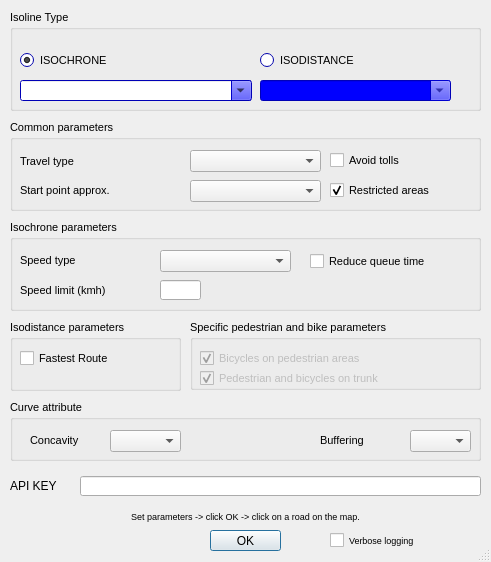
<?xml version="1.0" encoding="UTF-8"?>
<ui version="4.0">
 <author>Maurizio Moscati</author>
 <class>iso4appDialogBase</class>
 <widget class="QDialog" name="iso4appDialogBase">
  <property name="geometry">
   <rect>
    <x>0</x>
    <y>0</y>
    <width>491</width>
    <height>562</height>
   </rect>
  </property>
  <property name="sizePolicy">
   <sizepolicy hsizetype="Fixed" vsizetype="Fixed">
    <horstretch>0</horstretch>
    <verstretch>0</verstretch>
   </sizepolicy>
  </property>
  <property name="windowTitle">
   <string>Iso4app parameters</string>
  </property>
  <property name="autoFillBackground">
   <bool>false</bool>
  </property>
  <property name="sizeGripEnabled">
   <bool>true</bool>
  </property>
  <property name="modal">
   <bool>true</bool>
  </property>
  <widget class="QGroupBox" name="groupBox_3">
   <property name="geometry">
    <rect>
     <x>10</x>
     <y>120</y>
     <width>471</width>
     <height>91</height>
    </rect>
   </property>
   <property name="font">
    <font>
     <family>Arial</family>
     <pointsize>8</pointsize>
     <weight>50</weight>
     <italic>false</italic>
     <bold>false</bold>
    </font>
   </property>
   <property name="styleSheet">
    <string notr="true">font: 8pt &quot;Arial&quot;;</string>
   </property>
   <property name="title">
    <string>Common parameters</string>
   </property>
   <widget class="QComboBox" name="comboTravelType">
    <property name="geometry">
     <rect>
      <x>180</x>
      <y>30</y>
      <width>131</width>
      <height>22</height>
     </rect>
    </property>
    <property name="toolTip">
     <string>select the travel type</string>
    </property>
   </widget>
   <widget class="QLabel" name="label">
    <property name="geometry">
     <rect>
      <x>10</x>
      <y>33</y>
      <width>151</width>
      <height>16</height>
     </rect>
    </property>
    <property name="font">
     <font>
      <family>Arial</family>
     </font>
    </property>
    <property name="text">
     <string>Travel type</string>
    </property>
   </widget>
   <widget class="QLabel" name="label_2">
    <property name="geometry">
     <rect>
      <x>10</x>
      <y>62</y>
      <width>171</width>
      <height>16</height>
     </rect>
    </property>
    <property name="font">
     <font>
      <family>Arial</family>
      <pointsize>8</pointsize>
      <weight>50</weight>
      <italic>false</italic>
      <bold>false</bold>
     </font>
    </property>
    <property name="text">
     <string>Start point approx.</string>
    </property>
   </widget>
   <widget class="QComboBox" name="comboApprox">
    <property name="geometry">
     <rect>
      <x>180</x>
      <y>60</y>
      <width>131</width>
      <height>22</height>
     </rect>
    </property>
   </widget>
   <widget class="QCheckBox" name="checkBoxAvoidTolls">
    <property name="geometry">
     <rect>
      <x>320</x>
      <y>32</y>
      <width>121</width>
      <height>16</height>
     </rect>
    </property>
    <property name="font">
     <font>
      <family>Arial</family>
     </font>
    </property>
    <property name="text">
     <string>Avoid tolls</string>
    </property>
   </widget>
   <widget class="QCheckBox" name="checkBoxRestrictedArea">
    <property name="geometry">
     <rect>
      <x>320</x>
      <y>62</y>
      <width>161</width>
      <height>16</height>
     </rect>
    </property>
    <property name="font">
     <font>
      <family>Arial</family>
     </font>
    </property>
    <property name="text">
     <string>Restricted areas</string>
    </property>
    <property name="checked">
     <bool>true</bool>
    </property>
   </widget>
  </widget>
  <widget class="QGroupBox" name="groupBox_4">
   <property name="geometry">
    <rect>
     <x>10</x>
     <y>400</y>
     <width>471</width>
     <height>61</height>
    </rect>
   </property>
   <property name="font">
    <font>
     <family>Arial</family>
     <pointsize>8</pointsize>
     <weight>50</weight>
     <italic>false</italic>
     <bold>false</bold>
    </font>
   </property>
   <property name="styleSheet">
    <string notr="true">font: 8pt &quot;Arial&quot;;</string>
   </property>
   <property name="title">
    <string>Curve attribute</string>
   </property>
   <widget class="QLabel" name="label_3">
    <property name="geometry">
     <rect>
      <x>20</x>
      <y>32</y>
      <width>71</width>
      <height>16</height>
     </rect>
    </property>
    <property name="text">
     <string>Concavity</string>
    </property>
   </widget>
   <widget class="QComboBox" name="comboConcavity">
    <property name="geometry">
     <rect>
      <x>100</x>
      <y>30</y>
      <width>71</width>
      <height>22</height>
     </rect>
    </property>
   </widget>
   <widget class="QLabel" name="label_4">
    <property name="geometry">
     <rect>
      <x>310</x>
      <y>32</y>
      <width>71</width>
      <height>16</height>
     </rect>
    </property>
    <property name="text">
     <string>Buffering</string>
    </property>
   </widget>
   <widget class="QComboBox" name="comboBuffering">
    <property name="geometry">
     <rect>
      <x>400</x>
      <y>30</y>
      <width>61</width>
      <height>22</height>
     </rect>
    </property>
   </widget>
  </widget>
  <widget class="QGroupBox" name="groupBoxIsochroneParams">
   <property name="geometry">
    <rect>
     <x>10</x>
     <y>220</y>
     <width>471</width>
     <height>91</height>
    </rect>
   </property>
   <property name="font">
    <font>
     <family>Arial</family>
     <pointsize>8</pointsize>
     <weight>50</weight>
     <italic>false</italic>
     <bold>false</bold>
    </font>
   </property>
   <property name="styleSheet">
    <string notr="true">font: 8pt &quot;Arial&quot;;</string>
   </property>
   <property name="title">
    <string>Isochrone parameters</string>
   </property>
   <widget class="QLabel" name="label_5">
    <property name="geometry">
     <rect>
      <x>10</x>
      <y>32</y>
      <width>121</width>
      <height>16</height>
     </rect>
    </property>
    <property name="font">
     <font>
      <family>Arial</family>
      <pointsize>8</pointsize>
      <weight>50</weight>
      <italic>false</italic>
      <bold>false</bold>
     </font>
    </property>
    <property name="text">
     <string>Speed type</string>
    </property>
   </widget>
   <widget class="QComboBox" name="comboSpeedType">
    <property name="geometry">
     <rect>
      <x>150</x>
      <y>30</y>
      <width>131</width>
      <height>22</height>
     </rect>
    </property>
    <property name="font">
     <font>
      <family>Arial</family>
      <pointsize>8</pointsize>
      <weight>50</weight>
      <italic>false</italic>
      <bold>false</bold>
     </font>
    </property>
   </widget>
   <widget class="QLabel" name="label_6">
    <property name="geometry">
     <rect>
      <x>10</x>
      <y>62</y>
      <width>141</width>
      <height>16</height>
     </rect>
    </property>
    <property name="font">
     <font>
      <family>Arial</family>
      <pointsize>8</pointsize>
      <weight>50</weight>
      <italic>false</italic>
      <bold>false</bold>
     </font>
    </property>
    <property name="text">
     <string>Speed limit (kmh)</string>
    </property>
   </widget>
   <widget class="QLineEdit" name="lineSpeed">
    <property name="geometry">
     <rect>
      <x>150</x>
      <y>60</y>
      <width>41</width>
      <height>20</height>
     </rect>
    </property>
    <property name="font">
     <font>
      <family>Arial</family>
      <pointsize>8</pointsize>
      <weight>50</weight>
      <italic>false</italic>
      <bold>false</bold>
     </font>
    </property>
   </widget>
   <widget class="QCheckBox" name="checkBoxReduceQueueTime">
    <property name="geometry">
     <rect>
      <x>300</x>
      <y>31</y>
      <width>171</width>
      <height>20</height>
     </rect>
    </property>
    <property name="font">
     <font>
      <family>Arial</family>
      <pointsize>8</pointsize>
      <weight>50</weight>
      <italic>false</italic>
      <bold>false</bold>
     </font>
    </property>
    <property name="text">
     <string>Reduce queue time</string>
    </property>
   </widget>
   <widget class="QLabel" name="labelInfo">
    <property name="geometry">
     <rect>
      <x>200</x>
      <y>60</y>
      <width>261</width>
      <height>21</height>
     </rect>
    </property>
    <property name="font">
     <font>
      <family>Arial</family>
      <pointsize>8</pointsize>
      <weight>50</weight>
      <italic>false</italic>
      <bold>false</bold>
     </font>
    </property>
    <property name="styleSheet">
     <string notr="true">color: rgb(255, 85, 0);</string>
    </property>
    <property name="text">
     <string/>
    </property>
    <property name="alignment">
     <set>Qt::AlignLeading|Qt::AlignLeft|Qt::AlignTop</set>
    </property>
    <property name="wordWrap">
     <bool>true</bool>
    </property>
   </widget>
  </widget>
  <widget class="QLabel" name="labelInfo_2">
   <property name="geometry">
    <rect>
     <x>20</x>
     <y>506</y>
     <width>451</width>
     <height>21</height>
    </rect>
   </property>
   <property name="font">
    <font>
     <family>Arial</family>
     <pointsize>7</pointsize>
    </font>
   </property>
   <property name="lineWidth">
    <number>1</number>
   </property>
   <property name="text">
    <string>Set parameters -&gt; click OK -&gt; click on a road on the map.</string>
   </property>
   <property name="alignment">
    <set>Qt::AlignCenter</set>
   </property>
   <property name="wordWrap">
    <bool>true</bool>
   </property>
  </widget>
  <widget class="QCheckBox" name="checkBoxLogging">
   <property name="geometry">
    <rect>
     <x>330</x>
     <y>530</y>
     <width>151</width>
     <height>20</height>
    </rect>
   </property>
   <property name="font">
    <font>
     <family>Arial</family>
     <pointsize>7</pointsize>
    </font>
   </property>
   <property name="text">
    <string>Verbose logging</string>
   </property>
  </widget>
  <widget class="QGroupBox" name="groupBox">
   <property name="geometry">
    <rect>
     <x>10</x>
     <y>10</y>
     <width>471</width>
     <height>101</height>
    </rect>
   </property>
   <property name="sizePolicy">
    <sizepolicy hsizetype="Fixed" vsizetype="Fixed">
     <horstretch>0</horstretch>
     <verstretch>0</verstretch>
    </sizepolicy>
   </property>
   <property name="palette">
    <palette>
     <active>
      <colorrole role="WindowText">
       <brush brushstyle="SolidPattern">
        <color alpha="255">
         <red>0</red>
         <green>0</green>
         <blue>0</blue>
        </color>
       </brush>
      </colorrole>
      <colorrole role="Button">
       <brush brushstyle="SolidPattern">
        <color alpha="255">
         <red>0</red>
         <green>0</green>
         <blue>255</blue>
        </color>
       </brush>
      </colorrole>
      <colorrole role="Light">
       <brush brushstyle="SolidPattern">
        <color alpha="255">
         <red>127</red>
         <green>127</green>
         <blue>255</blue>
        </color>
       </brush>
      </colorrole>
      <colorrole role="Midlight">
       <brush brushstyle="SolidPattern">
        <color alpha="255">
         <red>63</red>
         <green>63</green>
         <blue>255</blue>
        </color>
       </brush>
      </colorrole>
      <colorrole role="Dark">
       <brush brushstyle="SolidPattern">
        <color alpha="255">
         <red>0</red>
         <green>0</green>
         <blue>127</blue>
        </color>
       </brush>
      </colorrole>
      <colorrole role="Mid">
       <brush brushstyle="SolidPattern">
        <color alpha="255">
         <red>0</red>
         <green>0</green>
         <blue>170</blue>
        </color>
       </brush>
      </colorrole>
      <colorrole role="Text">
       <brush brushstyle="SolidPattern">
        <color alpha="255">
         <red>0</red>
         <green>0</green>
         <blue>0</blue>
        </color>
       </brush>
      </colorrole>
      <colorrole role="BrightText">
       <brush brushstyle="SolidPattern">
        <color alpha="255">
         <red>255</red>
         <green>255</green>
         <blue>255</blue>
        </color>
       </brush>
      </colorrole>
      <colorrole role="ButtonText">
       <brush brushstyle="SolidPattern">
        <color alpha="255">
         <red>0</red>
         <green>0</green>
         <blue>0</blue>
        </color>
       </brush>
      </colorrole>
      <colorrole role="Base">
       <brush brushstyle="SolidPattern">
        <color alpha="255">
         <red>255</red>
         <green>255</green>
         <blue>255</blue>
        </color>
       </brush>
      </colorrole>
      <colorrole role="Window">
       <brush brushstyle="SolidPattern">
        <color alpha="255">
         <red>0</red>
         <green>0</green>
         <blue>255</blue>
        </color>
       </brush>
      </colorrole>
      <colorrole role="Shadow">
       <brush brushstyle="SolidPattern">
        <color alpha="255">
         <red>0</red>
         <green>0</green>
         <blue>0</blue>
        </color>
       </brush>
      </colorrole>
      <colorrole role="AlternateBase">
       <brush brushstyle="SolidPattern">
        <color alpha="255">
         <red>127</red>
         <green>127</green>
         <blue>255</blue>
        </color>
       </brush>
      </colorrole>
      <colorrole role="ToolTipBase">
       <brush brushstyle="SolidPattern">
        <color alpha="255">
         <red>255</red>
         <green>255</green>
         <blue>220</blue>
        </color>
       </brush>
      </colorrole>
      <colorrole role="ToolTipText">
       <brush brushstyle="SolidPattern">
        <color alpha="255">
         <red>0</red>
         <green>0</green>
         <blue>0</blue>
        </color>
       </brush>
      </colorrole>
     </active>
     <inactive>
      <colorrole role="WindowText">
       <brush brushstyle="SolidPattern">
        <color alpha="255">
         <red>0</red>
         <green>0</green>
         <blue>0</blue>
        </color>
       </brush>
      </colorrole>
      <colorrole role="Button">
       <brush brushstyle="SolidPattern">
        <color alpha="255">
         <red>0</red>
         <green>0</green>
         <blue>255</blue>
        </color>
       </brush>
      </colorrole>
      <colorrole role="Light">
       <brush brushstyle="SolidPattern">
        <color alpha="255">
         <red>127</red>
         <green>127</green>
         <blue>255</blue>
        </color>
       </brush>
      </colorrole>
      <colorrole role="Midlight">
       <brush brushstyle="SolidPattern">
        <color alpha="255">
         <red>63</red>
         <green>63</green>
         <blue>255</blue>
        </color>
       </brush>
      </colorrole>
      <colorrole role="Dark">
       <brush brushstyle="SolidPattern">
        <color alpha="255">
         <red>0</red>
         <green>0</green>
         <blue>127</blue>
        </color>
       </brush>
      </colorrole>
      <colorrole role="Mid">
       <brush brushstyle="SolidPattern">
        <color alpha="255">
         <red>0</red>
         <green>0</green>
         <blue>170</blue>
        </color>
       </brush>
      </colorrole>
      <colorrole role="Text">
       <brush brushstyle="SolidPattern">
        <color alpha="255">
         <red>0</red>
         <green>0</green>
         <blue>0</blue>
        </color>
       </brush>
      </colorrole>
      <colorrole role="BrightText">
       <brush brushstyle="SolidPattern">
        <color alpha="255">
         <red>255</red>
         <green>255</green>
         <blue>255</blue>
        </color>
       </brush>
      </colorrole>
      <colorrole role="ButtonText">
       <brush brushstyle="SolidPattern">
        <color alpha="255">
         <red>0</red>
         <green>0</green>
         <blue>0</blue>
        </color>
       </brush>
      </colorrole>
      <colorrole role="Base">
       <brush brushstyle="SolidPattern">
        <color alpha="255">
         <red>255</red>
         <green>255</green>
         <blue>255</blue>
        </color>
       </brush>
      </colorrole>
      <colorrole role="Window">
       <brush brushstyle="SolidPattern">
        <color alpha="255">
         <red>0</red>
         <green>0</green>
         <blue>255</blue>
        </color>
       </brush>
      </colorrole>
      <colorrole role="Shadow">
       <brush brushstyle="SolidPattern">
        <color alpha="255">
         <red>0</red>
         <green>0</green>
         <blue>0</blue>
        </color>
       </brush>
      </colorrole>
      <colorrole role="AlternateBase">
       <brush brushstyle="SolidPattern">
        <color alpha="255">
         <red>127</red>
         <green>127</green>
         <blue>255</blue>
        </color>
       </brush>
      </colorrole>
      <colorrole role="ToolTipBase">
       <brush brushstyle="SolidPattern">
        <color alpha="255">
         <red>255</red>
         <green>255</green>
         <blue>220</blue>
        </color>
       </brush>
      </colorrole>
      <colorrole role="ToolTipText">
       <brush brushstyle="SolidPattern">
        <color alpha="255">
         <red>0</red>
         <green>0</green>
         <blue>0</blue>
        </color>
       </brush>
      </colorrole>
     </inactive>
     <disabled>
      <colorrole role="WindowText">
       <brush brushstyle="SolidPattern">
        <color alpha="255">
         <red>0</red>
         <green>0</green>
         <blue>127</blue>
        </color>
       </brush>
      </colorrole>
      <colorrole role="Button">
       <brush brushstyle="SolidPattern">
        <color alpha="255">
         <red>0</red>
         <green>0</green>
         <blue>255</blue>
        </color>
       </brush>
      </colorrole>
      <colorrole role="Light">
       <brush brushstyle="SolidPattern">
        <color alpha="255">
         <red>127</red>
         <green>127</green>
         <blue>255</blue>
        </color>
       </brush>
      </colorrole>
      <colorrole role="Midlight">
       <brush brushstyle="SolidPattern">
        <color alpha="255">
         <red>63</red>
         <green>63</green>
         <blue>255</blue>
        </color>
       </brush>
      </colorrole>
      <colorrole role="Dark">
       <brush brushstyle="SolidPattern">
        <color alpha="255">
         <red>0</red>
         <green>0</green>
         <blue>127</blue>
        </color>
       </brush>
      </colorrole>
      <colorrole role="Mid">
       <brush brushstyle="SolidPattern">
        <color alpha="255">
         <red>0</red>
         <green>0</green>
         <blue>170</blue>
        </color>
       </brush>
      </colorrole>
      <colorrole role="Text">
       <brush brushstyle="SolidPattern">
        <color alpha="255">
         <red>0</red>
         <green>0</green>
         <blue>127</blue>
        </color>
       </brush>
      </colorrole>
      <colorrole role="BrightText">
       <brush brushstyle="SolidPattern">
        <color alpha="255">
         <red>255</red>
         <green>255</green>
         <blue>255</blue>
        </color>
       </brush>
      </colorrole>
      <colorrole role="ButtonText">
       <brush brushstyle="SolidPattern">
        <color alpha="255">
         <red>0</red>
         <green>0</green>
         <blue>127</blue>
        </color>
       </brush>
      </colorrole>
      <colorrole role="Base">
       <brush brushstyle="SolidPattern">
        <color alpha="255">
         <red>0</red>
         <green>0</green>
         <blue>255</blue>
        </color>
       </brush>
      </colorrole>
      <colorrole role="Window">
       <brush brushstyle="SolidPattern">
        <color alpha="255">
         <red>0</red>
         <green>0</green>
         <blue>255</blue>
        </color>
       </brush>
      </colorrole>
      <colorrole role="Shadow">
       <brush brushstyle="SolidPattern">
        <color alpha="255">
         <red>0</red>
         <green>0</green>
         <blue>0</blue>
        </color>
       </brush>
      </colorrole>
      <colorrole role="AlternateBase">
       <brush brushstyle="SolidPattern">
        <color alpha="255">
         <red>0</red>
         <green>0</green>
         <blue>255</blue>
        </color>
       </brush>
      </colorrole>
      <colorrole role="ToolTipBase">
       <brush brushstyle="SolidPattern">
        <color alpha="255">
         <red>255</red>
         <green>255</green>
         <blue>220</blue>
        </color>
       </brush>
      </colorrole>
      <colorrole role="ToolTipText">
       <brush brushstyle="SolidPattern">
        <color alpha="255">
         <red>0</red>
         <green>0</green>
         <blue>0</blue>
        </color>
       </brush>
      </colorrole>
     </disabled>
    </palette>
   </property>
   <property name="font">
    <font>
     <family>Arial</family>
     <pointsize>8</pointsize>
     <weight>50</weight>
     <italic>false</italic>
     <bold>false</bold>
    </font>
   </property>
   <property name="styleSheet">
    <string notr="true">font: 8pt &quot;Arial&quot;;</string>
   </property>
   <property name="title">
    <string>Isoline Type</string>
   </property>
   <property name="flat">
    <bool>false</bool>
   </property>
   <widget class="QRadioButton" name="radioButtonIsochrone">
    <property name="enabled">
     <bool>true</bool>
    </property>
    <property name="geometry">
     <rect>
      <x>10</x>
      <y>40</y>
      <width>221</width>
      <height>21</height>
     </rect>
    </property>
    <property name="font">
     <font>
      <family>Arial</family>
      <pointsize>8</pointsize>
      <weight>50</weight>
      <italic>false</italic>
      <bold>false</bold>
     </font>
    </property>
    <property name="text">
     <string>ISOCHRONE</string>
    </property>
    <property name="checked">
     <bool>true</bool>
    </property>
   </widget>
   <widget class="QComboBox" name="comboSeconds">
    <property name="geometry">
     <rect>
      <x>10</x>
      <y>70</y>
      <width>232</width>
      <height>21</height>
     </rect>
    </property>
    <property name="editable">
     <bool>true</bool>
    </property>
   </widget>
   <widget class="QComboBox" name="comboMeters">
    <property name="enabled">
     <bool>false</bool>
    </property>
    <property name="geometry">
     <rect>
      <x>250</x>
      <y>70</y>
      <width>191</width>
      <height>21</height>
     </rect>
    </property>
    <property name="editable">
     <bool>true</bool>
    </property>
   </widget>
   <widget class="QRadioButton" name="radioButtonIsodistance">
    <property name="enabled">
     <bool>true</bool>
    </property>
    <property name="geometry">
     <rect>
      <x>250</x>
      <y>40</y>
      <width>191</width>
      <height>21</height>
     </rect>
    </property>
    <property name="font">
     <font>
      <family>Arial</family>
      <pointsize>8</pointsize>
      <weight>50</weight>
      <italic>false</italic>
      <bold>false</bold>
     </font>
    </property>
    <property name="text">
     <string>ISODISTANCE</string>
    </property>
    <property name="checked">
     <bool>false</bool>
    </property>
   </widget>
  </widget>
  <widget class="QGroupBox" name="groupBoxIsodistanceParams">
   <property name="geometry">
    <rect>
     <x>10</x>
     <y>320</y>
     <width>171</width>
     <height>71</height>
    </rect>
   </property>
   <property name="font">
    <font>
     <family>Arial</family>
     <pointsize>8</pointsize>
     <weight>50</weight>
     <italic>false</italic>
     <bold>false</bold>
    </font>
   </property>
   <property name="styleSheet">
    <string notr="true">font: 8pt &quot;Arial&quot;;</string>
   </property>
   <property name="title">
    <string>Isodistance parameters</string>
   </property>
   <widget class="QCheckBox" name="checkBoxFastestRoute">
    <property name="geometry">
     <rect>
      <x>10</x>
      <y>30</y>
      <width>151</width>
      <height>17</height>
     </rect>
    </property>
    <property name="text">
     <string>Fastest Route</string>
    </property>
   </widget>
  </widget>
  <widget class="QGroupBox" name="groupBox_6">
   <property name="geometry">
    <rect>
     <x>190</x>
     <y>320</y>
     <width>291</width>
     <height>70</height>
    </rect>
   </property>
   <property name="font">
    <font>
     <family>Arial</family>
     <pointsize>8</pointsize>
     <weight>50</weight>
     <italic>false</italic>
     <bold>false</bold>
    </font>
   </property>
   <property name="styleSheet">
    <string notr="true">font: 8pt &quot;Arial&quot;;</string>
   </property>
   <property name="title">
    <string>Specific pedestrian and bike parameters</string>
   </property>
   <widget class="QCheckBox" name="checkBoxAllowBikeOnPedestrian">
    <property name="enabled">
     <bool>false</bool>
    </property>
    <property name="geometry">
     <rect>
      <x>10</x>
      <y>30</y>
      <width>261</width>
      <height>17</height>
     </rect>
    </property>
    <property name="text">
     <string>Bicycles on pedestrian areas</string>
    </property>
    <property name="checked">
     <bool>true</bool>
    </property>
   </widget>
   <widget class="QCheckBox" name="checkBoxAllowPedBikeOnTrunk">
    <property name="enabled">
     <bool>false</bool>
    </property>
    <property name="geometry">
     <rect>
      <x>10</x>
      <y>50</y>
      <width>271</width>
      <height>17</height>
     </rect>
    </property>
    <property name="text">
     <string>Pedestrian and bicycles on trunk</string>
    </property>
    <property name="checked">
     <bool>true</bool>
    </property>
   </widget>
  </widget>
  <widget class="QLabel" name="label_7">
   <property name="geometry">
    <rect>
     <x>10</x>
     <y>478</y>
     <width>61</width>
     <height>16</height>
    </rect>
   </property>
   <property name="text">
    <string>API KEY</string>
   </property>
  </widget>
  <widget class="QLineEdit" name="lineApiKey">
   <property name="geometry">
    <rect>
     <x>80</x>
     <y>476</y>
     <width>401</width>
     <height>20</height>
    </rect>
   </property>
   <property name="font">
    <font>
     <pointsize>7</pointsize>
    </font>
   </property>
   <property name="toolTip">
    <string>Set a valid API-Key</string>
   </property>
  </widget>
  <widget class="QPushButton" name="button_box">
   <property name="geometry">
    <rect>
     <x>210</x>
     <y>530</y>
     <width>71</width>
     <height>21</height>
    </rect>
   </property>
   <property name="text">
    <string>OK</string>
   </property>
  </widget>
 </widget>
 <layoutdefault spacing="4" margin="6"/>
 <resources/>
 <connections>
  <connection>
   <sender>radioButtonIsodistance</sender>
   <signal>clicked(bool)</signal>
   <receiver>comboMeters</receiver>
   <slot>setEnabled(bool)</slot>
   <hints>
    <hint type="sourcelabel">
     <x>355</x>
     <y>70</y>
    </hint>
    <hint type="destinationlabel">
     <x>355</x>
     <y>100</y>
    </hint>
   </hints>
  </connection>
  <connection>
   <sender>radioButtonIsochrone</sender>
   <signal>clicked(bool)</signal>
   <receiver>comboSeconds</receiver>
   <slot>setEnabled(bool)</slot>
   <hints>
    <hint type="sourcelabel">
     <x>130</x>
     <y>70</y>
    </hint>
    <hint type="destinationlabel">
     <x>135</x>
     <y>100</y>
    </hint>
   </hints>
  </connection>
  <connection>
   <sender>radioButtonIsochrone</sender>
   <signal>clicked(bool)</signal>
   <receiver>comboMeters</receiver>
   <slot>setDisabled(bool)</slot>
   <hints>
    <hint type="sourcelabel">
     <x>130</x>
     <y>70</y>
    </hint>
    <hint type="destinationlabel">
     <x>355</x>
     <y>100</y>
    </hint>
   </hints>
  </connection>
  <connection>
   <sender>radioButtonIsodistance</sender>
   <signal>clicked(bool)</signal>
   <receiver>comboSeconds</receiver>
   <slot>setDisabled(bool)</slot>
   <hints>
    <hint type="sourcelabel">
     <x>355</x>
     <y>70</y>
    </hint>
    <hint type="destinationlabel">
     <x>135</x>
     <y>100</y>
    </hint>
   </hints>
  </connection>
 </connections>
</ui>
